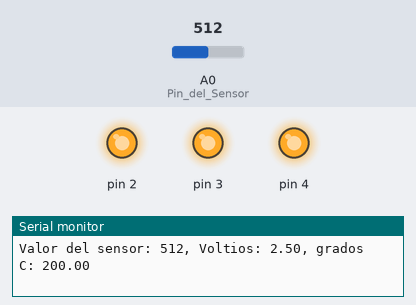
A sketch run on a simulated Arduino Uno, built with avr-gcc and run on an emulated ATmega328P. Shown: output pins drawn as LEDs (lit = HIGH), the last lines printed to the serial monitor. Inputs (shaded band) come from the test bench; at power-on: A0 (Pin_del_Sensor) = 512.

Above: at 1.2 s.
1.3 s: A0 (Pin_del_Sensor) set to 159
4.3 s: A0 (Pin_del_Sensor) set to 133
At 5.5 s:
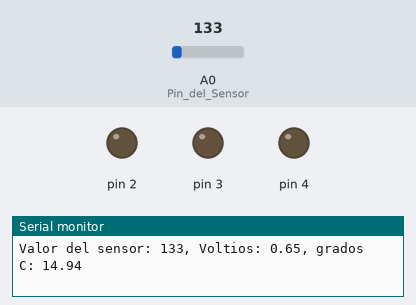
5.8 s: A0 (Pin_del_Sensor) set to 306
At 6.5 s:
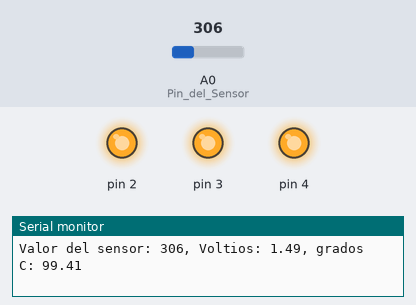
7.3 s: A0 (Pin_del_Sensor) set to 122
At 8.3 s:
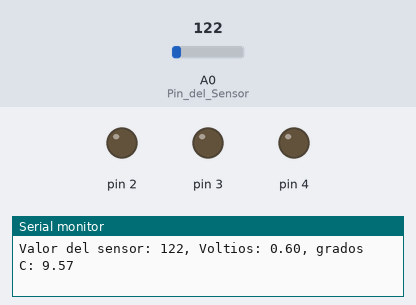
Timing chart, 0 to 9.8 s (numbered marks = the images above; inputs shaded):
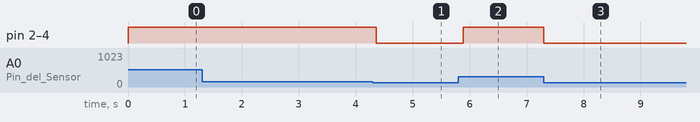

The sketch:

SensorTemp.ino
```cpp
const int Pin_del_Sensor = A0;
const float Temperatura_de_Referencia = 20.0;

void setup() {
  // put your setup code here, to run once:
  Serial.begin(9600);
  for(int NumeroPin = 2; NumeroPin < 5  ; NumeroPin++) {
    pinMode(NumeroPin,OUTPUT);
    digitalWrite(NumeroPin,LOW);
  }

}

void loop() {
  // put your main code here, to run repeatedly:
  int Valor_del_Sensor = analogRead(Pin_del_Sensor);
  Serial.print("Valor del sensor: ");
  Serial.print(Valor_del_Sensor);
  float Tension = (Valor_del_Sensor/1024.0) * 5.0;
  Serial.print(", Voltios: ");
  Serial.print(Tension);
  Serial.print(", grados C: ");
  float Temperatura = (Tension - 0.5) * 100;
  Serial.println(Temperatura);
  if(Temperatura < Temperatura_de_Referencia) {
    digitalWrite(2,LOW);
    digitalWrite(3,LOW);
    digitalWrite(4,LOW);
  }
  if(Temperatura >= Temperatura_de_Referencia+2 && Temperatura < Temperatura_de_Referencia+4) {
    digitalWrite(2,HIGH);
    digitalWrite(3,LOW);
    digitalWrite(4,LOW);
  }
  if(Temperatura >= Temperatura_de_Referencia+4 && Temperatura < Temperatura_de_Referencia+6) {
    digitalWrite(2,HIGH);
    digitalWrite(3,HIGH);
    digitalWrite(4,LOW);
  }
  if(Temperatura >= Temperatura_de_Referencia+6) {
    digitalWrite(2,HIGH);
    digitalWrite(3,HIGH);
    digitalWrite(4,HIGH);
  }
  delay(100);
}
```

Measured:
- the behaviour switches between 144 and 143 on A0 (Pin_del_Sensor) (found by bisection; images 0 and 1)
- after the input at 4.3 s, pin 2–4: HIGH → LOW after 0.06 s
- after the input at 5.8 s, pin 2–4: LOW → HIGH after 0.08 s
- after the input at 7.3 s, pin 2–4: HIGH → LOW at once
